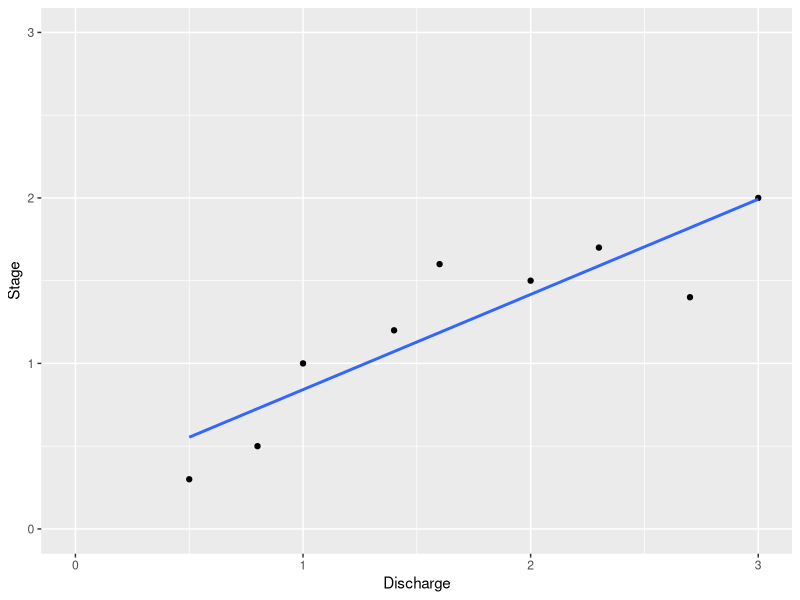

This figure's R source:
## ---- chunk 1
#| label: ratingcurve-example
#| fig-cap: "Rating Curve example"
#| warning: false

library(tidyverse)
q<-c(1, 2, 2.3, 3, 0.5, 1.6, 2.7, 0.8, 1.4)
z<-c(1, 1.5, 1.7, 2, 0.3, 1.6, 1.4, 0.5, 1.2)

curve<-data.frame(q,z)

ggplot(curve,aes(x=q,y=z))+
  geom_point()+
  geom_smooth(method="lm",se=FALSE)+   # adding a regression line, hiding confidence intervals
  xlab("Discharge")+
  ylab("Stage")+
  xlim(0,3)+
  ylim(0,3)


